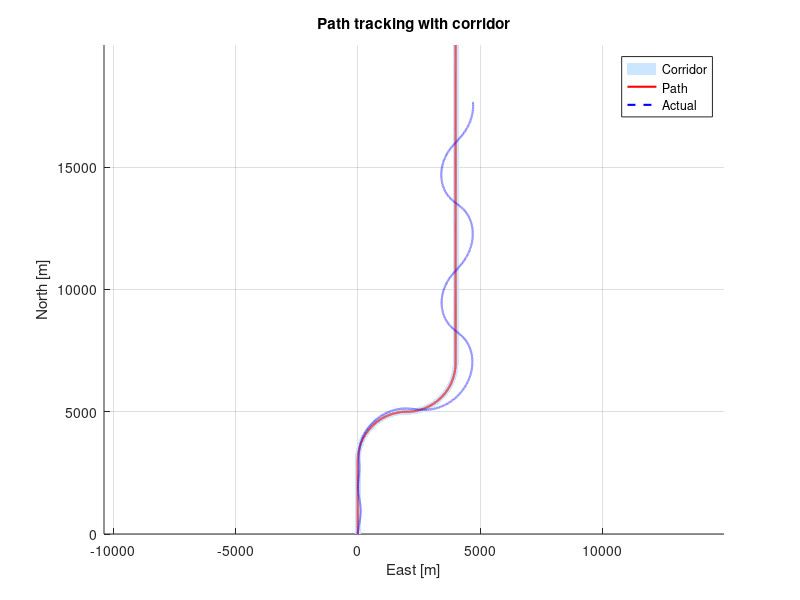
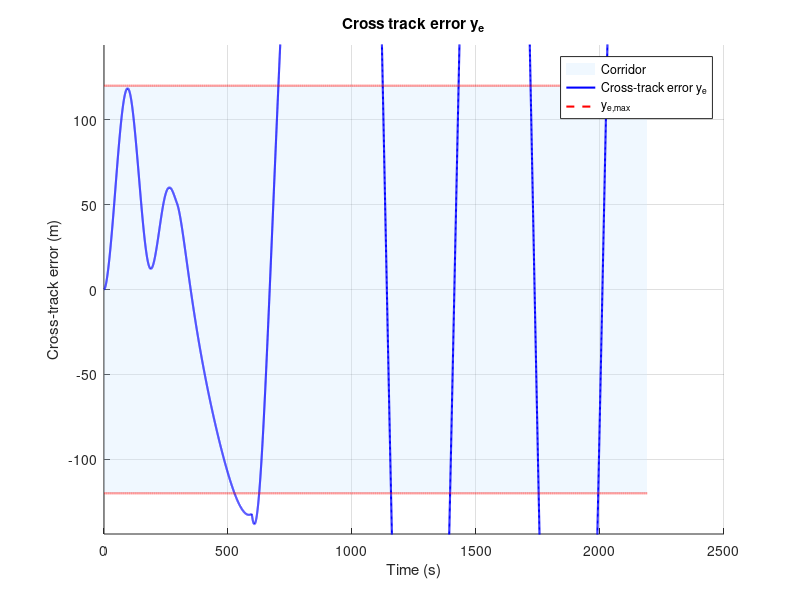
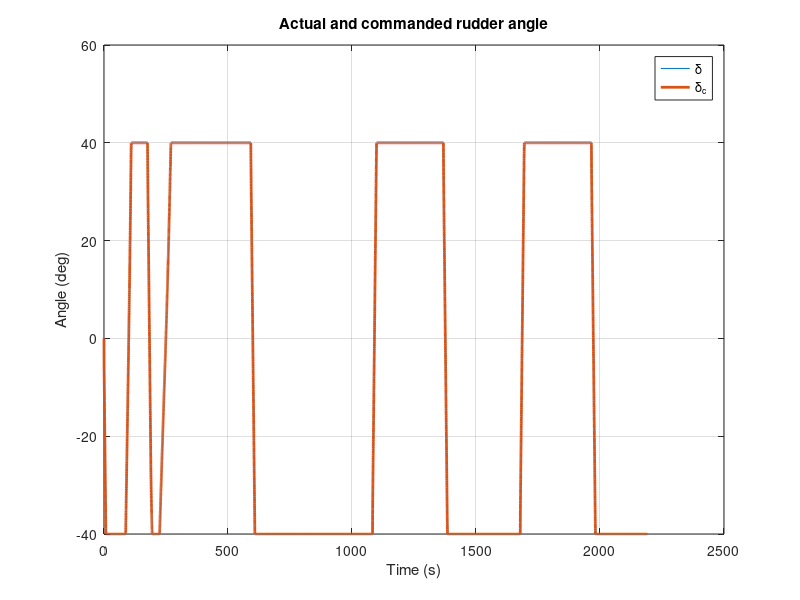
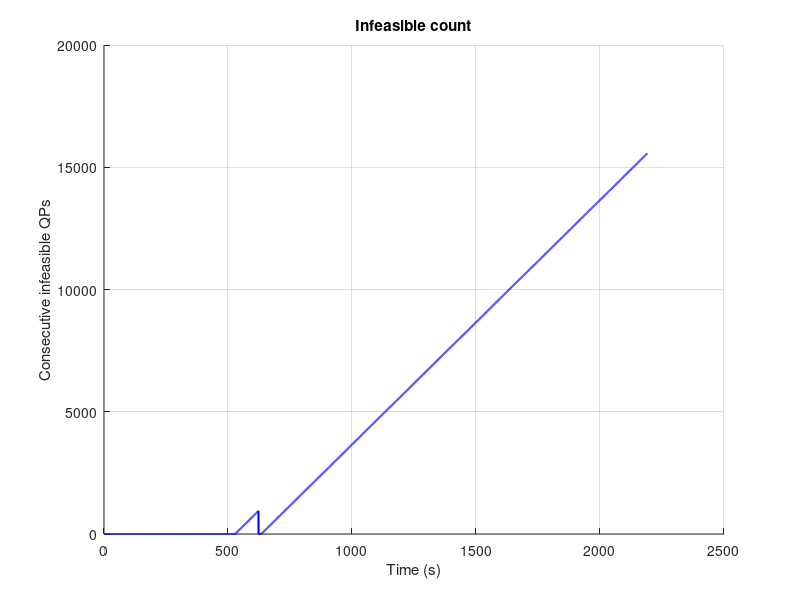

Recreate these plots in MATLAB, in order.
clc; clear; close all;

% load('simdata_MPC_nominal.mat');   % loads simdata and t

% load('simdata_MPC_R1250.mat');   % loads simdata and t

% load('simdata_MPC_R1250_narrow.mat');   % loads simdata and t

% load('simdata_MPC_disturbance08.mat');   % loads simdata and t

load('simdata_MPC_consecutive_w_d20.mat');   % loads simdata and t

u           = simdata(:,1);                 % m/s
v           = simdata(:,2);                 % m/s
r           = simdata(:,3);                 % rad/s
r_deg       = (180/pi) * r;                 % deg/s
x           = simdata(:,4);                 % m
y           = simdata(:,5);                 % m
psi         = simdata(:,6);                 % rad
psi_deg     = (180/pi) * psi;               % deg
delta_deg   = (180/pi) * simdata(:,7);      % deg
n   = simdata(:,8);    % rpm (state 8 is n in rpm)
n_c = simdata(:,10);   % rpm (command you stored)
delta_c_deg = (180/pi) * simdata(:,9);      % deg
u_d         = simdata(:,11);                % m/s
pi_p        = simdata(:,12);                % rad
pi_p_deg    = (180/pi) * pi_p;             % deg
x_p         = simdata(:,13);                % m
y_p         = simdata(:,14);                % m
e_y_max     = simdata(:,15);                % m
dx_p        = simdata(:,16);                
dy_p        = simdata(:,17);
e_y         = simdata(:,18);                % m
infeasible_count         = simdata(:,19);

% corridor boundaries
x_right = x_p - e_y_max .* dy_p;
y_right = y_p + e_y_max .* dx_p;
x_left = x_p + e_y_max .* dy_p;
y_left = y_p - e_y_max .* dx_p;

figure(1); hold on; axis equal; grid on;
fill([y_left; flipud(y_right)], [x_left; flipud(x_right)], ...
    [0.8 0.9 1.0], 'EdgeColor','none', 'DisplayName','Corridor');
plot(y_p, x_p, 'r-', 'LineWidth',1.5, 'DisplayName','Path')
plot(y, x, 'b--', 'LineWidth',1.5, 'DisplayName','Actual')
xlabel('East [m]'); ylabel('North [m]');    % Remember x,y is opposide because of NED
title('Path tracking with corridor');
legend;

figure(2); hold on; grid on;
fill([t'; flipud(t')], [e_y_max; flipud(-e_y_max)], [0.8 0.9 1.0], ...
    'EdgeColor', 'none', 'FaceAlpha', 0.3, 'DisplayName', 'Corridor');
xlabel('Time (s)'); ylabel('Cross-track error (m)');
plot(t, e_y, 'b', 'LineWidth', 1.5, 'DisplayName', 'Cross-track error y_e');
plot(t, e_y_max, 'r--', 'LineWidth', 1.5, 'DisplayName', 'y_{e,max}');
plot(t, -e_y_max, 'r--', 'LineWidth', 1.5, 'HandleVisibility', 'off');
title('Cross track error y_e');
legend; ylim([-1.2*max(e_y_max), 1.2*max(e_y_max)]);

figure(3)
plot(t,delta_deg,t,delta_c_deg,'linewidth',2);
title('Actual and commanded rudder angle'); xlabel('Time (s)'); ylabel('Angle (deg)');
legend('\delta','\delta_c')
grid on;

figure(4); hold on; grid on;
plot(t, infeasible_count, 'b', 'LineWidth',1.5);
title('Infeasible count'); xlabel('Time (s)'); ylabel('Consecutive infeasible QPs');
